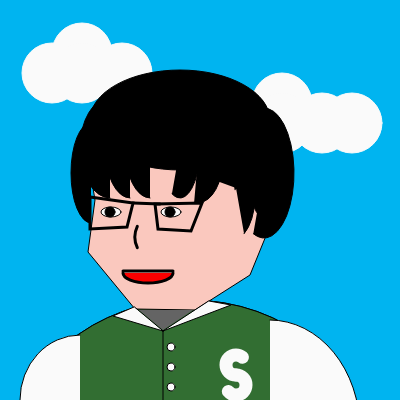
Frame 1 (no input)
Frame 60 (no input): identical to frame 1, image omitted
Frame 120 (the mouse pressed at the canvas centre since frame 60): identical to frame 1, image omitted

The p5.js sketch that drew this single still picture (run headless with seeded random() and noise() and a simulated clock; from frame 60 on, the mouse is pressed at the canvas centre):

// p5.js sketch
// ── sketch.js
function setup() {
  createCanvas(400, 400);
}

function draw() {
  background(0,180,240);
  
  fill(250)
  stroke(250)
  ellipse(52,73,60,60)
  ellipse(82,53,60,60)
  ellipse(82,73,60,60)
  ellipse(122,73,60,60)
  
    ellipse(352,123,60,60)
  ellipse(282,103,60,60)
  ellipse(282,123,60,60)
  ellipse(322,123,60,60)
  
  
  
  
  
  
  rotate(0)
  stroke(0)
  strokeWeight(1)
  fill(0)

 
  
  
  fill(0)
  ellipse(190,450,350,300)
  
  fill(50, 110, 50)
  ellipse(190,450,350,300)
  fill(250)
  arc(80,400, 120, 130, radians(90), radians(270))
  
  arc(270,430, 180, 220, radians(270), radians(70))
  noFill(0)
  stroke(250)
  strokeWeight(13)
  arc(236,365, 20,20, radians(90),radians(310))
  arc(236,385, 20,20, radians(270),radians(140))
  
  
  strokeWeight(1)
  stroke(0)
  fill(250, 200, 190)
  beginShape();
  vertex(85,140); // 첫 번째 꼭짓점
  
  vertex(95, 200); // 두 번째 꼭짓점
  
  vertex(88, 252); // 세 번째 꼭짓점
  
  vertex(135,309); // 네 번째 꼭짓점
  
  vertex(195,310);  // 다섯 번째 꼭짓점
  
  vertex(250,275);
  
  vertex(270,226);
  
  vertex(266,142);
  
  endShape(CLOSE);  // 다각형 닫기
  
  
  
  fill(0)
  arc(91, 173, 40, 100, radians(90),radians(300))
  arc(110, 148, 60, 100, radians(90),radians(300))
  arc(130, 148, 50, 100, radians(90),radians(300))
    arc(150, 148, 50, 100, radians(90),radians(300))
    arc(180, 148, 40, 100, radians(200),radians(100))
  arc(198, 158, 50, 90, radians(200),radians(95))
  arc(236, 188, 40, 100, radians(200),radians(80))
  arc(264, 173, 60, 130, radians(-210),radians(100))
  ellipse(260,170, 20,90)
  
  ellipse(180, 120, 180, 100)
  noFill(0)
  strokeWeight(10)
  stroke(0)
  arc (160, 90, 150, 50, radians(0), radians(160))
  stroke(0)
  strokeWeight(3)
  noFill()
  quad(90, 229, 90, 197,133,203,127,227)
  quad(155,204, 158,229,191,231,202,203)
  line(133,203,160,204)
  arc(150,237, 30, 40, radians(140), radians(220))
  fill(250,0,0)
  
  line(123,271, 173,271)
  arc(148,273, 50,20, radians(0), radians(180))
  strokeWeight(1)
  fill(250)
  triangle(163,331,113,316,134,307)
  triangle(163,331,231,305,209,301)
  strokeWeight(0)
  
  fill(100)
  triangle(139,310,193,310, 163,330)
  strokeWeight(1)
line(163,331,163,400)
  
  fill(250)
  
  ellipse(171,347, 8,8)
  ellipse(171,367, 8,8)
  ellipse(171,387, 8,8)
  
  
  ellipse(111,212, 20,10)
    ellipse(171,212, 20,10)
  fill(0)
  ellipse(110,212, 10,10)
  ellipse(170,212, 10,10)
  
  
}
